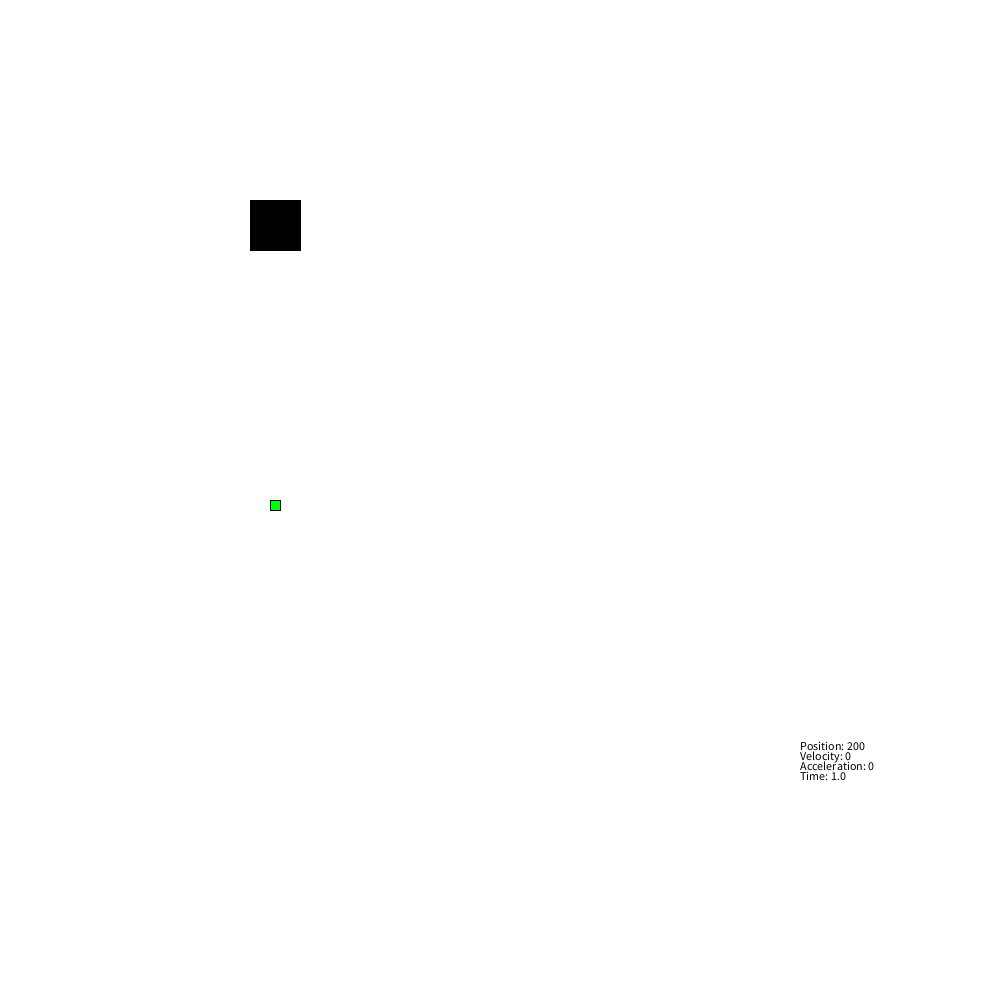
Frame 1 (no input)
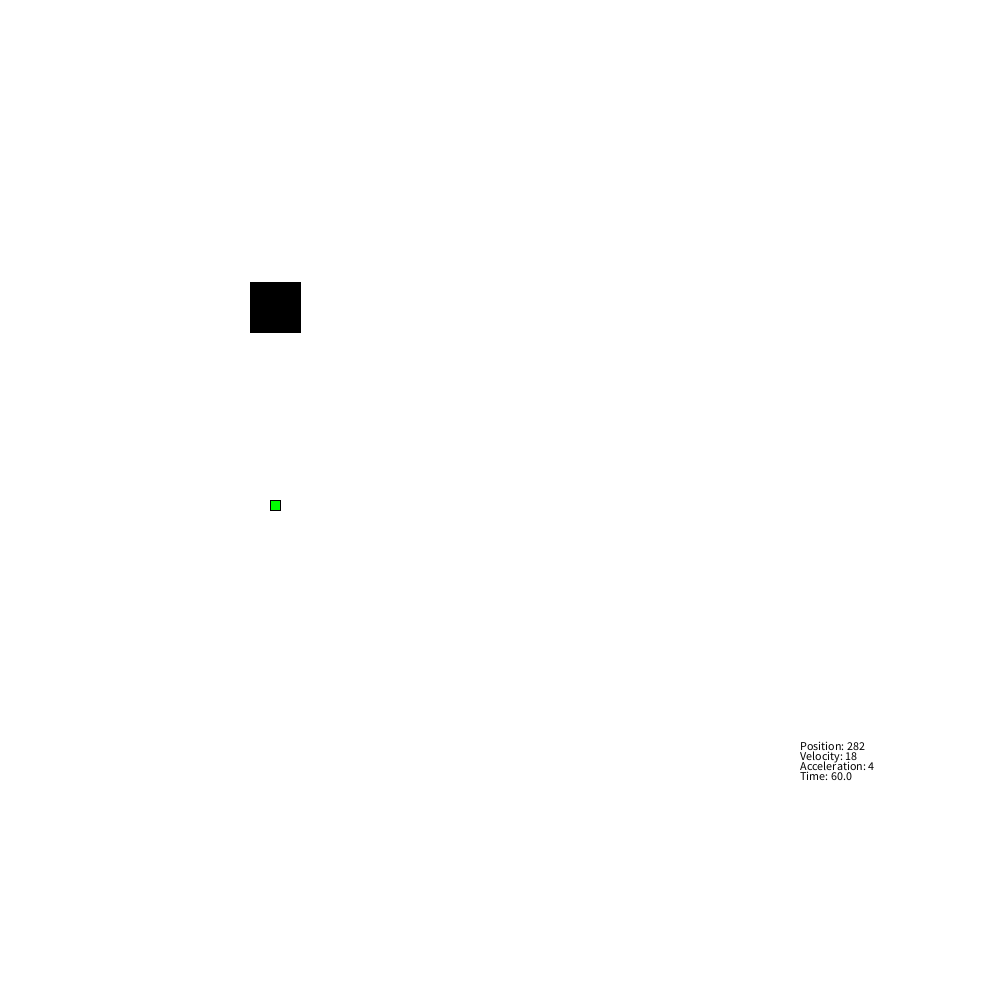
Frame 60 (the mouse pressed at the canvas centre just before this capture)
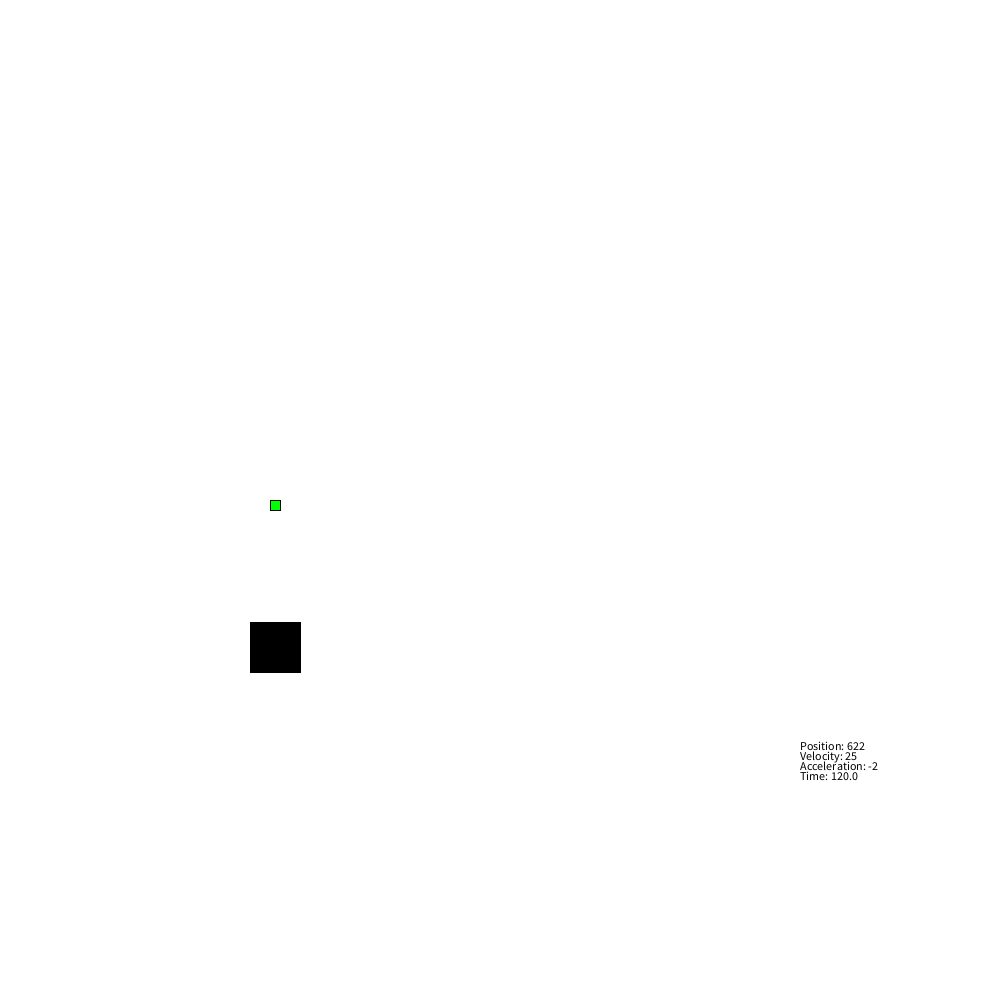
Frame 120 (the mouse held since frame 60 and released just before this capture)

The Processing sketch that drew these frames (run headless with seeded random() and noise(); from frame 60 on, the mouse is pressed at the canvas centre):

// Processing sketch: elevatorPID
// ── elevatorPID.pde
class Elevator {
  public float y;
  public float pastY;
  public float yVel;
  public float yAcc;
  public float MAX_HEIGHT;
  public float MIN_HEIGHT;
  
  float SIZE;
  float NOISE;
  float VEL_LIMIT;
  float ACC_LIMIT;
  float GRAVITY;
  
  Elevator(float y) {
    this.y = y;
    this.pastY = y;
    this.yVel = 0;
    this.yAcc = 0;
    this.MAX_HEIGHT = 800;
    this.MIN_HEIGHT = 200;
    this.SIZE = 50;
    
    // Arbitrary numbers for now
    this.NOISE = 0.1;
    this.VEL_LIMIT = 30;
    this.ACC_LIMIT = 5;
    this.GRAVITY = 0.0981;
  }
  
  public Boolean isFinished(float target) {
    return (abs(yVel) <= 1 && abs(target - this.y) <= 5) || time > 1000;
  }
  
  /* draws the robot on the canvas */
  public void display() {
    fill(color(0,0,0));
    stroke(0,0,0);
    rect(250, this.y, this.SIZE, this.SIZE);
    
    fill(color(0,255,0));
    rect(270, target, 10, 10);
    fill(color(0,0,0));
    text("Position: "+int(this.y), 800, 750);
    text("Velocity: "+int(this.yVel), 800, 760);
    text("Acceleration: "+int(this.yAcc), 800, 770);
  }
  
  /* moves the robot every frame */
  public void update() {
    this.yVel += this.yAcc /*+ random(-NOISE,NOISE)*/ + GRAVITY;
    this.pastY = this.y;
    this.y += this.yVel;
    
    //this.y = constrain(this.y, this.MIN_HEIGHT, this.MAX_HEIGHT);
    
    // limit velocity and acceleration
    this.yVel = constrain(this.yVel, -this.VEL_LIMIT, this.VEL_LIMIT);
    this.yAcc = constrain(this.yAcc, -this.ACC_LIMIT, this.ACC_LIMIT);
  }
  
  /* accelerates the robot */
  public void accelerate(float y) {
    this.yAcc += y;
  }
  public void tune(float targetYAcc) {
   
    if (this.yAcc > targetYAcc) {
      this.yAcc -= 0.5;
    }
    else if (this.yAcc < targetYAcc) {
      this.yAcc += 0.5;
    }
  }
  public void reset() {
    this.y = 200;
    this.pastY = 200;
    this.yVel = 0;
    this.yAcc = 0;
  }
}


class ElevatorPID {
  float p;
  float i;
  float d;
  float error;
  float yErrorSum;
  
  ElevatorPID(float p, float i, float d) {
    this.p = p;
    this.i = i;
    this.d = d;
    this.yErrorSum = 0;
  }
 
  public float updateY(float currentY, float pastY, float targetY) {
    this.error = targetY-currentY;
    this.yErrorSum += this.error;
    return this.error*this.p - (currentY-pastY)*this.d + this.yErrorSum*this.i;
  }
}

class PIDNeuralNetwork extends ElevatorPID {
  float PIDSum;
  float pastPIDSum;
  float summationTerm;
  
  float pSum;
  float iSum;
  float dSum;
  
  //float[] bestPIDConstants;
  //float bestTime;
  
  float partialDerivativeP;
  float partialDerivativeI;
  float partialDerivativeD;
  
  float pLearningRate;
  float iLearningRate;
  float dLearningRate;
  
  boolean firstRun;
  
  PIDNeuralNetwork(float p, float i, float d) {
    super(p, i, d);
    
    this.summationTerm = 0;
    this.PIDSum = 1;
    this.pastPIDSum = 0;
    
    this.pSum = 0;
    this.iSum = 0;
    this.dSum = 0;
    
    //this.bestPIDConstants[0] = p;
    //this.bestPIDConstants[1] = i;
    //this.bestPIDConstants[2] = d;
    
    this.pLearningRate = 0.4904 * pow(10,-9);
    this.iLearningRate = 0.4904 * pow(10,-10);
    this.dLearningRate = 0.1904 * pow(10,-6);
    
    this.firstRun = true;
  }
  
  public void sum(float currentY,float pastY) {
    //println("Error sum:", this.yErrorSum);
    this.pastPIDSum = this.PIDSum;
    this.PIDSum = this.error*this.p - (currentY-pastY)*this.d + this.yErrorSum*this.i;
  }
  
  public void updateYP(float currentY,float pastY) {
    this.summationTerm = (this.error *
                ((currentY-pastY)/(this.PIDSum-this.pastPIDSum)) *
                this.error);
    this.pSum += this.summationTerm;
    this.partialDerivativeP = (-2/time) * this.pSum;
  }
  
  public void updateYI(float currentY,float pastY) {
    //println("Error:", this.error);
    //println("Y:", currentY, pastY);
    //println("Sum:", this.PIDSum, this.pastPIDSum);
    this.summationTerm = (this.error *
                ((currentY-pastY)/(this.PIDSum-this.pastPIDSum)) *
                this.yErrorSum);
    //println("Summation:", this.summationTerm);
    this.iSum += this.summationTerm;
    this.partialDerivativeI = (-2/time) * this.iSum;
  }
  
  public void updateYD(float currentY,float pastY) {
    this.summationTerm = (this.error *
                (currentY-pastY)/(this.PIDSum-this.pastPIDSum) *
                (currentY-pastY));
    this.dSum += this.summationTerm;
    this.partialDerivativeD = (-2/time) * this.dSum;
  }
  
  public void reset() {
    this.pSum = 0;
    this.iSum = 0;
    this.dSum = 0;
    
    this.PIDSum = 0;
    this.pastPIDSum = 0;
    
    this.firstRun = true;
  }
  
  public void updateConstants() {
    println("Old Constants", this.p, this.i, this.d);
    this.p -= this.pLearningRate * this.partialDerivativeP;
    this.i -= this.iLearningRate * this.partialDerivativeI;
    this.d -= this.dLearningRate * this.partialDerivativeD;
    
    println(this.partialDerivativeP, this.partialDerivativeI, this.partialDerivativeD);
    println("New Constants", this.p, this.i, this.d);
    
    //this.p = constrain(abs(this.p), 0.001, 1);
    //this.i = constrain(abs(this.i), 0.00001, 1);
    //this.d = constrain(abs(this.d), 0.001, 1);
  }
}

float target = 500;
public float time = 0;
int frameRate = 100;

Elevator testElevator = new Elevator(200);
PIDNeuralNetwork elevatorTestPID = new PIDNeuralNetwork(0.02, 0.0005, 0.04);

/* called once at the start of the program */
void setup() {
 
  size(1000,1000);
  background(255);
  frameRate(frameRate);
}

/* runs every frame */
void draw() {
  time += 1;
  if (!(testElevator.isFinished(target))) {
    background(255);
    testElevator.tune(elevatorTestPID.updateY(testElevator.y, testElevator.pastY, target));
    testElevator.update();
    elevatorTestPID.sum(testElevator.y, testElevator.pastY);
    if (elevatorTestPID.firstRun) {
      elevatorTestPID.firstRun = false;
    } else {
      elevatorTestPID.updateYP(testElevator.y, testElevator.pastY);
      elevatorTestPID.updateYI(testElevator.y, testElevator.pastY);
      elevatorTestPID.updateYD(testElevator.y, testElevator.pastY);
    }
  } else {
    println("Time Taken: ", time);
    elevatorTestPID.updateConstants();
    elevatorTestPID.reset();
    testElevator.reset();
    time = 0;
  }
  testElevator.display();
  text("Time: "+time, 800, 780);
}
